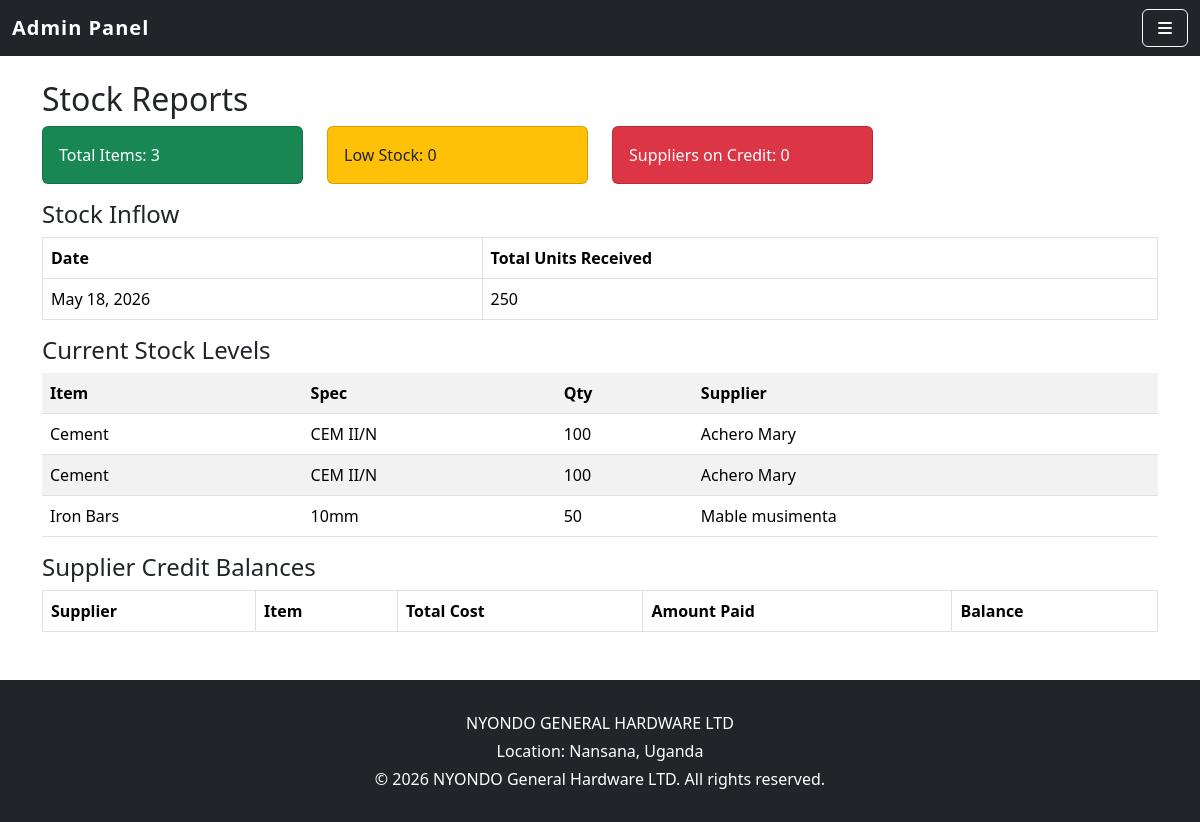
Before: /dashboard/stock-reports/ with the older database file.
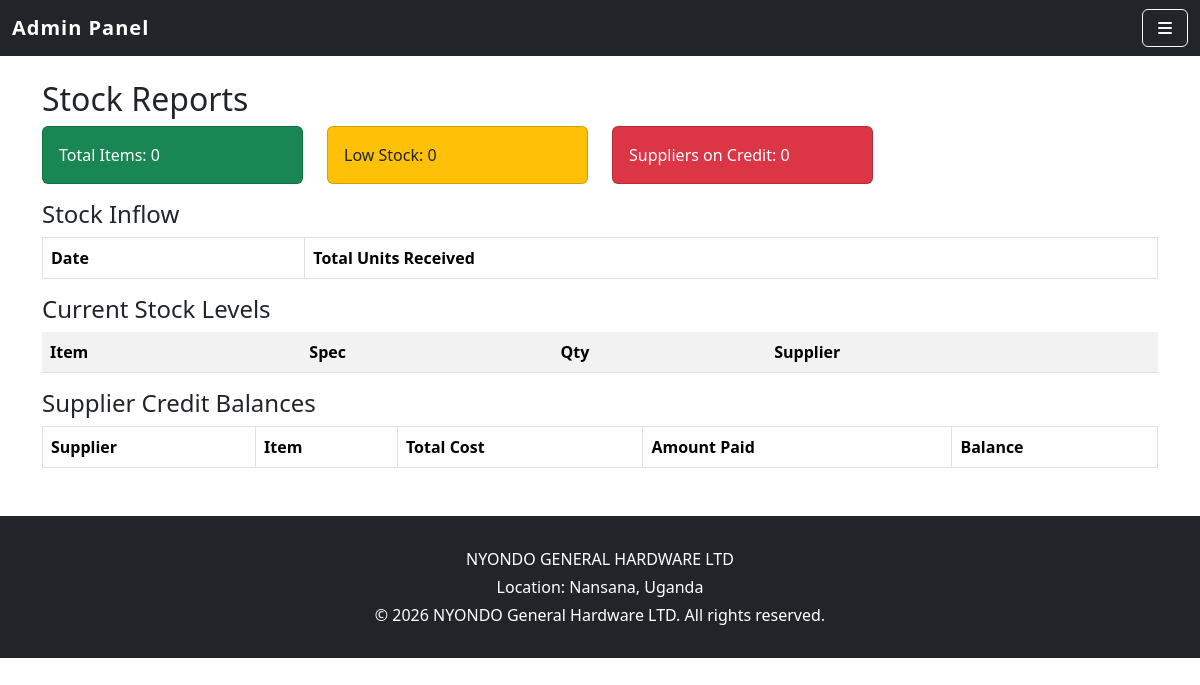
After: the same page with the newer database file.
### dupapp/models.py (models this page shows, shortened)
class Stock(models.Model):
    item_name = models.CharField(max_length=50)
    specification = models.CharField(max_length=100,blank=True)
    quantity = models.IntegerField()
    unit_cost = models.DecimalField(max_digits=10,decimal_places=2)
    selling_price = models.DecimalField(max_digits=10,decimal_places=2 )
    supplier = models.ForeignKey(Supplier,on_delete=models.CASCADE,related_name='stocks')
    date_received = models.DateTimeField(auto_now_add=True)
    payment_method = models.CharField(max_length=20,choices=[
            ('Cash', 'Cash'),
            ('Credit', 'Credit')
        ]
    )
    amount_paid = models.DecimalField(max_digits=10,decimal_places=2,default=0)

class Supplier(models.Model):
    name = models.CharField(max_length=100, unique=True)
    email = models.EmailField(unique=True)
    contact = models.CharField(max_length=20,blank=True,null=True)
    address = models.CharField(max_length=200,blank=True,null=True)

### dupapp/views.py (the view)
# urls.py: path("dashboard/stock-reports/",views.admin_stock_reports,name="admin_stock_reports"),
def admin_stock_reports(request):
    inflow = Stock.objects.values(
        'date_received__date'
    ).annotate(total=Sum('quantity'))
    current_stock = Stock.objects.all()
    supplier_credit = Stock.objects.filter(
        payment_method="Credit"
    )
    low_stock = Stock.objects.filter(
        quantity__lt=10
    )
    return render(request, "reports_stock.html", {
        "inflow": inflow,
        "current_stock": current_stock,
        "supplier_credit": supplier_credit,
        "low_stock": low_stock,
    })

### dupapp/templates/reports_stock.html (shortened to what this page needs)
{% extends "base_admin.html" %}
{% block content %}
<h2>Stock Reports</h2>
<div class="row mb-3">
  <div class="col-md-3">
    <div class="card bg-success text-white">
      <div class="card-body">Total Items: {{ current_stock.count }}</div>
    </div>
  </div>
  <div class="col-md-3">
    <div class="card bg-warning text-dark">
      <div class="card-body">Low Stock: {{ low_stock.count }}</div>
    </div>
  </div>
  <div class="col-md-3">
    <div class="card bg-danger text-white">
      <div class="card-body">Suppliers on Credit: {{ supplier_credit.count }}</div>
    </div>
  </div>
</div>
<h4> Stock Inflow</h4>
<table class="table table-bordered">
  <tr><th>Date</th><th>Total Units Received</th></tr>
  {% for entry in inflow %}
    <tr><td>{{ entry.date_received__date }}</td><td>{{ entry.total }}</td></tr>
  {% endfor %}
</table>
<h4> Current Stock Levels</h4>
<table class="table table-striped">
  <tr><th>Item</th><th>Spec</th><th>Qty</th><th>Supplier</th></tr>
  {% for stock in current_stock %}
    <tr {% if stock.quantity < 10 %} class="table-danger" {% endif %}>
      <td>{{ stock.item_name }}</td>
      <td>{{ stock.specification }}</td>
      <td>{{ stock.quantity }}</td>
      <td>{{ stock.supplier.name }}</td>
    </tr>
  {% endfor %}
</table>
<h4> Supplier Credit Balances</h4>
<table class="table table-bordered">
  <tr><th>Supplier</th><th>Item</th><th>Total Cost</th><th>Amount Paid</th><th>Balance</th></tr>
</table>
{% endblock %}

Changed rows visible on the page:
removed Stock: item_name "Cement", specification "CEM II/N", quantity "100", supplier.name "Achero Mary"
removed Stock: item_name "Cement", specification "CEM II/N", quantity "100", supplier.name "Achero Mary"
removed Stock: item_name "Iron Bars", specification "10mm", quantity "50", supplier.name "Mable musimenta"
Other visible differences:
{{ current_stock.count }}: "3" → "0"
list line gone: "May 18, 2026 250"
